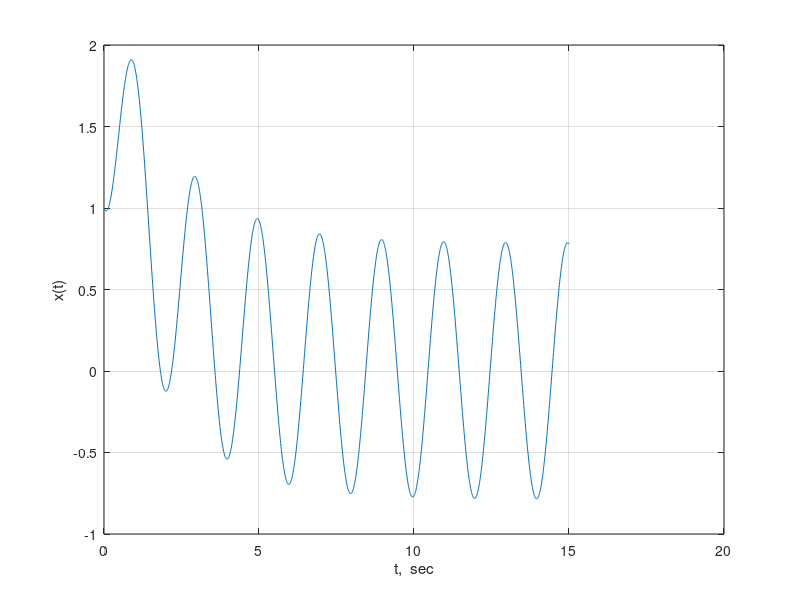

MATLAB code to generate this figure:
a1 = 4; a0 = 2;
x0 = 1; t0 = 0;                                % Initial state
Dt = 0.01;  tf=15;                  % Step size and final time
t=[]; x=[];                      % Initializing all the arrays
np = (tf -t0)/Dt;
t(1) = t0; x(1) = x0; 
for k=1:np
    c=10*sin(pi*t(k));
    t(k+1)=t(k)+Dt;
    Dx1= c/a1 - a0/a1*x(k);      % Derivative at the beginning  
    x(k+1)=x(k)+Dx1*Dt;                      % Predicted value
    Dx2=c/a1 - a0/a1*x(k+1);%Derivative at the end of interval
    Dxavg=(Dx1+Dx2)/2;    % Average value of the two derivatives
    x(k+1)=x(k) + Dxavg*Dt;                    % Corrected value
end
plot(t, x), grid
xlabel('t,  sec'), ylabel('x(t)')
